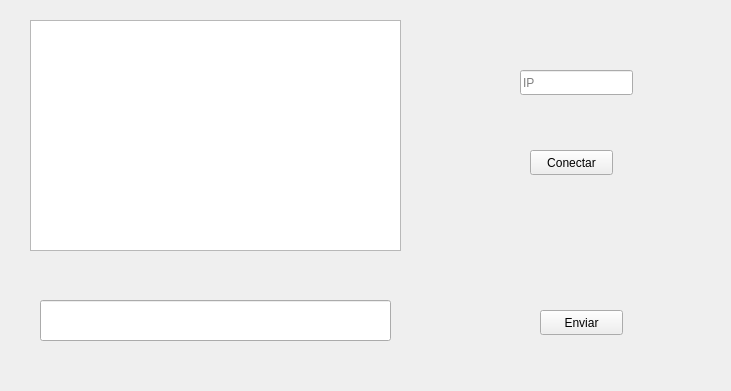
<?xml version="1.0" encoding="UTF-8"?>
<ui version="4.0">
 <class>babelView</class>
 <widget class="QWidget" name="babelView">
  <property name="geometry">
   <rect>
    <x>0</x>
    <y>0</y>
    <width>731</width>
    <height>391</height>
   </rect>
  </property>
  <property name="sizePolicy">
   <sizepolicy hsizetype="Ignored" vsizetype="Ignored">
    <horstretch>0</horstretch>
    <verstretch>0</verstretch>
   </sizepolicy>
  </property>
  <property name="windowTitle">
   <string>Babel</string>
  </property>
  <widget class="QPlainTextEdit" name="toRecieve">
   <property name="geometry">
    <rect>
     <x>30</x>
     <y>20</y>
     <width>371</width>
     <height>231</height>
    </rect>
   </property>
  </widget>
  <widget class="QLineEdit" name="toSend">
   <property name="geometry">
    <rect>
     <x>40</x>
     <y>300</y>
     <width>351</width>
     <height>41</height>
    </rect>
   </property>
  </widget>
  <widget class="QPushButton" name="sendB">
   <property name="geometry">
    <rect>
     <x>540</x>
     <y>310</y>
     <width>83</width>
     <height>25</height>
    </rect>
   </property>
   <property name="text">
    <string>Enviar</string>
   </property>
  </widget>
  <widget class="QPushButton" name="connectB">
   <property name="geometry">
    <rect>
     <x>530</x>
     <y>150</y>
     <width>83</width>
     <height>25</height>
    </rect>
   </property>
   <property name="text">
    <string>Conectar</string>
   </property>
  </widget>
  <widget class="QLineEdit" name="conIP">
   <property name="geometry">
    <rect>
     <x>520</x>
     <y>70</y>
     <width>113</width>
     <height>25</height>
    </rect>
   </property>
   <property name="placeholderText">
    <string>IP</string>
   </property>
  </widget>
 </widget>
 <resources/>
 <connections/>
</ui>
